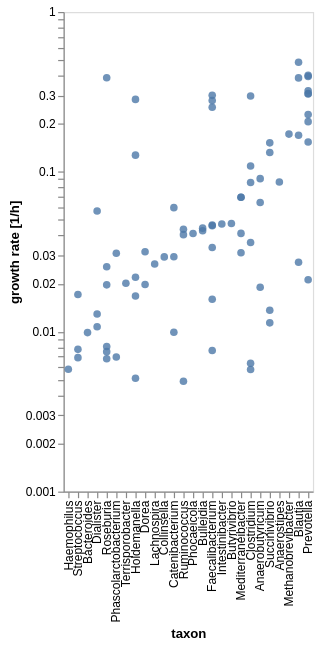

Vega-Lite specification for this chart:
### Vega-Lite specification from a JSON file in a GitHub repository (floating-point values rounded to 4 significant figures)
{"$schema": "https://vega.github.io/schema/vega-lite/v5.json", "width": 208, "height": 400, "data": {"values": [{"taxon": "Catenibacterium", "sample_id": "chepang1", "abundance": 0.025, "growth_rate": 0.009934}, {"taxon": "Phascolarctobacterium", "sample_id": "chepang1", "abundance": 0.01817, "growth_rate": 0.006948}, {"taxon": "Prevotella", "sample_id": "chepang1", "abundance": 0.5742, "growth_rate": 0.2281}, {"taxon": "Succinivibrio", "sample_id": "chepang1", "abundance": 0.3827, "growth_rate": 0.1519}, {"taxon": "Faecalibacterium", "sample_id": "chepang2", "abundance": 0.02162, "growth_rate": 0.007636}, {"taxon": "Prevotella", "sample_id": "chepang2", "abundance": 0.5837, "growth_rate": 0.2061}, {"taxon": "Roseburia", "sample_id": "chepang2", "abundance": 0.0192, "growth_rate": 0.006771}, {"taxon": "Succinivibrio", "sample_id": "chepang2", "abundance": 0.3755, "growth_rate": 0.1323}, {"taxon": "Anaerobutyricum", "sample_id": "hadza1", "abundance": 0.02039, "growth_rate": 0.01898}, {"taxon": "Blautia", "sample_id": "hadza1", "abundance": 0.1822, "growth_rate": 0.1696}, {"taxon": "Bulleidia", "sample_id": "hadza1", "abundance": 0.04609, "growth_rate": 0.04282}, {"taxon": "Clostridium", "sample_id": "hadza1", "abundance": 0.3219, "growth_rate": 0.2981}, {"taxon": "Dorea", "sample_id": "hadza1", "abundance": 0.02124, "growth_rate": 0.01976}, {"taxon": "Faecalibacterium", "sample_id": "hadza1", "abundance": 0.0362, "growth_rate": 0.03364}, {"taxon": "Holdemanella", "sample_id": "hadza1", "abundance": 0.305, "growth_rate": 0.284}, {"taxon": "Mediterraneibacter", "sample_id": "hadza1", "abundance": 0.04428, "growth_rate": 0.04122}, {"taxon": "Prevotella", "sample_id": "hadza1", "abundance": 0.02268, "growth_rate": 0.02111}, {"taxon": "Bacteroides", "sample_id": "chepang3", "abundance": 0.02394, "growth_rate": 0.009872}, {"taxon": "Clostridium", "sample_id": "chepang3", "abundance": 0.01491, "growth_rate": 0.006343}, {"taxon": "Faecalibacterium", "sample_id": "chepang3", "abundance": 0.03872, "growth_rate": 0.01595}, {"taxon": "Holdemanella", "sample_id": "chepang3", "abundance": 0.01204, "growth_rate": 0.005112}, {"taxon": "Phocaeicola", "sample_id": "chepang3", "abundance": 0.09668, "growth_rate": 0.04112}, {"taxon": "Prevotella", "sample_id": "chepang3", "abundance": 0.756, "growth_rate": 0.3216}, {"taxon": "Roseburia", "sample_id": "chepang3", "abundance": 0.04618, "growth_rate": 0.01964}, {"taxon": "Ruminococcus", "sample_id": "chepang3", "abundance": 0.01151, "growth_rate": 0.004897}, {"taxon": "Anaerobutyricum", "sample_id": "hadza2", "abundance": 0.05407, "growth_rate": 0.0907}, {"taxon": "Anaerostipes", "sample_id": "hadza2", "abundance": 0.05148, "growth_rate": 0.08635}, {"taxon": "Blautia", "sample_id": "hadza2", "abundance": 0.2307, "growth_rate": 0.387}, {"taxon": "Catenibacterium", "sample_id": "hadza2", "abundance": 0.03559, "growth_rate": 0.05971}, {"taxon": "Clostridium", "sample_id": "hadza2", "abundance": 0.02157, "growth_rate": 0.03618}, {"taxon": "Collinsella", "sample_id": "hadza2", "abundance": 0.01752, "growth_rate": 0.02938}, {"taxon": "Dorea", "sample_id": "hadza2", "abundance": 0.01887, "growth_rate": 0.03165}, {"taxon": "Faecalibacterium", "sample_id": "hadza2", "abundance": 0.1794, "growth_rate": 0.301}, {"taxon": "Holdemanella", "sample_id": "hadza2", "abundance": 0.01307, "growth_rate": 0.02192}, {"taxon": "Intestinibacter", "sample_id": "hadza2", "abundance": 0.0281, "growth_rate": 0.04714}, {"taxon": "Lachnospira", "sample_id": "hadza2", "abundance": 0.01583, "growth_rate": 0.02655}, {"taxon": "Mediterraneibacter", "sample_id": "hadza2", "abundance": 0.04139, "growth_rate": 0.06944}, {"taxon": "Prevotella", "sample_id": "hadza2", "abundance": 0.2391, "growth_rate": 0.4011}, {"taxon": "Roseburia", "sample_id": "hadza2", "abundance": 0.01521, "growth_rate": 0.02551}, {"taxon": "Ruminococcus", "sample_id": "hadza2", "abundance": 0.02608, "growth_rate": 0.04374}, {"taxon": "Terrisporobacter", "sample_id": "hadza2", "abundance": 0.012, "growth_rate": 0.02012}, {"taxon": "Anaerobutyricum", "sample_id": "hadza3", "abundance": 0.03641, "growth_rate": 0.06432}, {"taxon": "Blautia", "sample_id": "hadza3", "abundance": 0.2742, "growth_rate": 0.4843}, {"taxon": "Bulleidia", "sample_id": "hadza3", "abundance": 0.02741, "growth_rate": 0.04444}, {"taxon": "Butyrivibrio", "sample_id": "hadza3", "abundance": 0.02689, "growth_rate": 0.0475}, {"taxon": "Clostridium", "sample_id": "hadza3", "abundance": 0.04855, "growth_rate": 0.08578}, {"taxon": "Faecalibacterium", "sample_id": "hadza3", "abundance": 0.1445, "growth_rate": 0.2539}, {"taxon": "Holdemanella", "sample_id": "hadza3", "abundance": 0.07241, "growth_rate": 0.1272}, {"taxon": "Mediterraneibacter", "sample_id": "hadza3", "abundance": 0.03924, "growth_rate": 0.06931}, {"taxon": "Prevotella", "sample_id": "hadza3", "abundance": 0.08695, "growth_rate": 0.1536}, {"taxon": "Roseburia", "sample_id": "hadza3", "abundance": 0.2205, "growth_rate": 0.3882}, {"taxon": "Ruminococcus", "sample_id": "hadza3", "abundance": 0.02292, "growth_rate": 0.04049}, {"taxon": "Dialister", "sample_id": "mephaa2", "abundance": 0.0277, "growth_rate": 0.01074}, {"taxon": "Faecalibacterium", "sample_id": "mephaa2", "abundance": 0.1162, "growth_rate": 0.04643}, {"taxon": "Haemophilus", "sample_id": "mephaa2", "abundance": 0.01458, "growth_rate": 0.005829}, {"taxon": "Prevotella", "sample_id": "mephaa2", "abundance": 0.7725, "growth_rate": 0.3088}, {"taxon": "Roseburia", "sample_id": "mephaa2", "abundance": 0.02023, "growth_rate": 0.008074}, {"taxon": "Streptococcus", "sample_id": "mephaa2", "abundance": 0.01941, "growth_rate": 0.007757}, {"taxon": "Succinivibrio", "sample_id": "mephaa2", "abundance": 0.02943, "growth_rate": 0.01136}, {"taxon": "Clostridium", "sample_id": "mephaa3", "abundance": 0.01454, "growth_rate": 0.005806}, {"taxon": "Dialister", "sample_id": "mephaa3", "abundance": 0.03232, "growth_rate": 0.01291}, {"taxon": "Faecalibacterium", "sample_id": "mephaa3", "abundance": 0.1152, "growth_rate": 0.04604}, {"taxon": "Prevotella", "sample_id": "mephaa3", "abundance": 0.7678, "growth_rate": 0.3068}, {"taxon": "Roseburia", "sample_id": "mephaa3", "abundance": 0.0188, "growth_rate": 0.007506}, {"taxon": "Streptococcus", "sample_id": "mephaa3", "abundance": 0.01723, "growth_rate": 0.006884}, {"taxon": "Succinivibrio", "sample_id": "mephaa3", "abundance": 0.03408, "growth_rate": 0.01363}, {"taxon": "Blautia", "sample_id": "mephaa1", "abundance": 0.02338, "growth_rate": 0.02722}, {"taxon": "Catenibacterium", "sample_id": "mephaa1", "abundance": 0.02531, "growth_rate": 0.02947}, {"taxon": "Clostridium", "sample_id": "mephaa1", "abundance": 0.09339, "growth_rate": 0.1087}, {"taxon": "Dialister", "sample_id": "mephaa1", "abundance": 0.0489, "growth_rate": 0.05694}, {"taxon": "Faecalibacterium", "sample_id": "mephaa1", "abundance": 0.2395, "growth_rate": 0.279}, {"taxon": "Holdemanella", "sample_id": "mephaa1", "abundance": 0.01437, "growth_rate": 0.01673}, {"taxon": "Mediterraneibacter", "sample_id": "mephaa1", "abundance": 0.02681, "growth_rate": 0.03122}, {"taxon": "Methanobrevibacter", "sample_id": "mephaa1", "abundance": 0.1479, "growth_rate": 0.1722}, {"taxon": "Phascolarctobacterium", "sample_id": "mephaa1", "abundance": 0.02659, "growth_rate": 0.03097}, {"taxon": "Prevotella", "sample_id": "mephaa1", "abundance": 0.3392, "growth_rate": 0.395}, {"taxon": "Streptococcus", "sample_id": "mephaa1", "abundance": 0.01469, "growth_rate": 0.01711}]}, "mark": {"type": "point", "filled": true, "size": 40, "tooltip": {"content": "data"}}, "encoding": {"y": {"field": "growth_rate", "type": "quantitative", "scale": {"type": "log"}, "axis": {"title": "growth rate [1/h]", "grid": false}}, "x": {"field": "taxon", "type": "nominal", "sort": {"op": "median", "field": "growth_rate"}, "axis": {}}, "color": {}, "opacity": {"value": 0.8}}}
